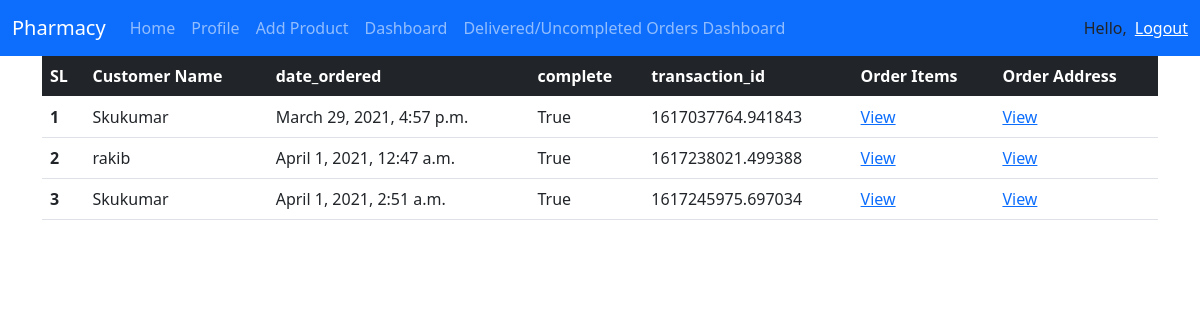
Page /pharmacy/dashboard (signed in) on the committed database.
### pharmacy/models.py (models this page shows, shortened)
class Order(models.Model):
    customer = models.ForeignKey(
        Customer, on_delete=models.SET_NULL, null=True, blank=True)
    shop = models.ForeignKey(
        Pharmacy, on_delete=models.CASCADE, null=True, blank=True, default="")
    date_ordered = models.DateTimeField(auto_now_add=True)
    complete = models.BooleanField(default=False)
    transaction_id = models.CharField(max_length=100, null=True)
    delivary_status = models.BooleanField(default=False)

class Customer(models.Model):
    user = models.OneToOneField(
        User, null=True, blank=True, on_delete=models.CASCADE)
    name = models.CharField(default='', max_length=200, null=True, blank=True)
    email = models.CharField(default='', blank=True, max_length=200, null=True)
    phone = models.CharField(default='', blank=True, max_length=200, null=True)
    profile_pic = models.ImageField(
        default="profile1.png", null=True, blank=True)
    date_created = models.DateTimeField(auto_now_add=True, null=True)
    def __str__(self):
        return self.name

### pharmacy/views.py (the view)
# urls.py: path('pharmacy/dashboard', views.pharmacyDashboard, name="pharmacy_dashboard"),
def pharmacyDashboard(request):
    user = request.user
    print(user)
    pharmecy = Pharmacy.objects.get(user=user)
    print(pharmecy)
    orders = Order.objects.filter(shop=pharmecy)
    orders = orders.filter(delivary_status=False).filter(
        complete=True).order_by('date_ordered')
    total_orders = orders.count()
    context = {'user': user, 'orders': orders, 'total_orders': total_orders}
    return render(request, 'pharmacy/pharmacyDashboard.html', context)

### pharmacy/models.py (called while the page is built)
    def __str__(self):
        return self.shop_name

### pharmacy/templates/pharmacy/pharmacyDashboard.html
{%extends 'pharmacy/pharmacyBase.html'%}
{%block content%}
<div class="container">
    <table class="table">
        <thead>
            <tr class="table table-dark">
                <th scope="col">SL</th>
                <th scope="col">Customer Name</th>
                <th scope="col">date_ordered</th>
                <th scope="col">complete</th>
                <th scope="col">transaction_id</th>
                <th scope="col">Order Items</th>
                <th scope="col">Order Address</th>
            </tr>
        </thead>
        <tbody>
            {% for order in orders %}
            <tr>
                <th scope="row">{{forloop.counter}}</th>
                <td>{{order.customer}}</td>
                <td>{{order.date_ordered}}</td>
                <td>{{order.complete}}</td>
                <td>{{order.transaction_id}}</td>
                <td><a href="{%url 'pharmacy_dashboard_order_items' order.id %}">View</a></td>
                <td><a href="{%url 'pharmacy_dashboard_order_address' order.id %}">View</a></td>
            </tr>
            {%endfor%}
        </tbody>
    </table>
</div>
{%endblock%}

### rows in the picture
Order: customer "Skukumar", date_ordered "March 29, 2021, 4:57 p.m.", complete "True", transaction_id "1617037764.941843"
Order: customer "rakib", date_ordered "April 1, 2021, 12:47 a.m.", complete "True", transaction_id "1617238021.499388"
Order: customer "Skukumar", date_ordered "April 1, 2021, 2:51 a.m.", complete "True", transaction_id "1617245975.697034"
